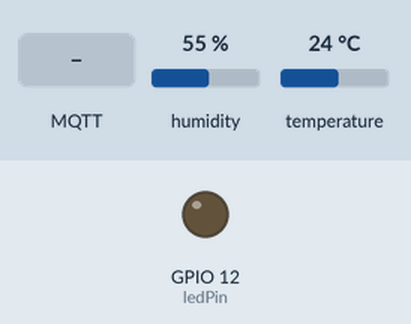
This sketch was run on a simulated ESP8266 (NodeMCU). Shown: output pins drawn as LEDs (lit = HIGH). The test bench sets the inputs (shaded band); at power-on: humidity 55 %, temperature 24 °C. WiFi joins after 1.5 s; servers stay silent unless stated; no MQTT or app messages arrive unless stated; what the sketch prints to the serial monitor is not drawn.

Above: at 2.7 s.
2.8 s: MQTT message "5" arrives on the first subscribed topic
At 5.8 s:
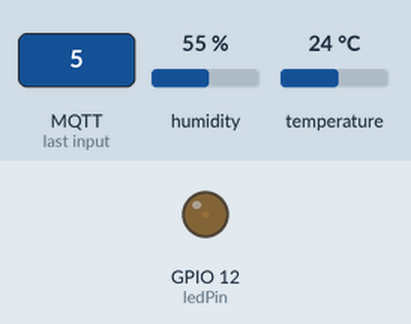
6.5 s: MQTT message "90" arrives on the first subscribed topic
At 10.9 s:
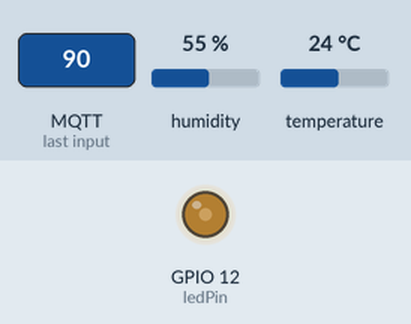
11.5 s: MQTT message "200" arrives on the first subscribed topic
At 15.9 s:
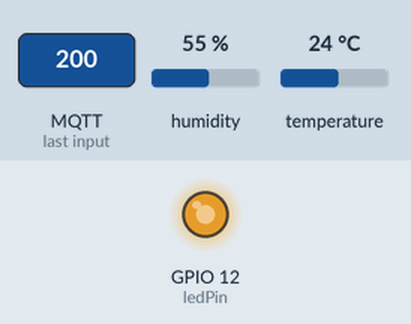
16.5 s: MQTT message "5" arrives on the second subscribed topic
At 21.0 s:
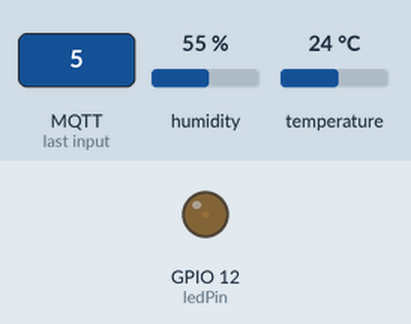
21.5 s: MQTT message "90" arrives on the second subscribed topic
At 26.0 s:
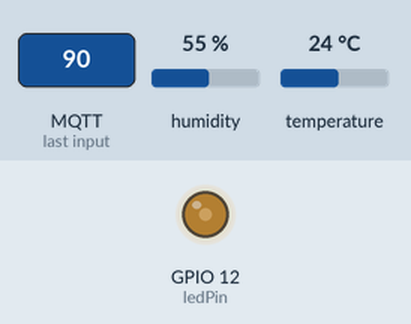
Timing chart, 0 to 27.5 s (numbered marks = the images above; inputs shaded):
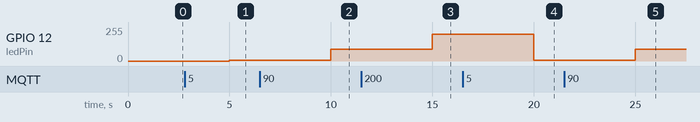

Measured:
- after the input at 2.8 s, GPIO 12 (ledPin): 0/255 → 5/255 after 2.2 s
- after the input at 6.5 s, GPIO 12 (ledPin): 5/255 → 90/255 after 3.5 s
- after the input at 11.5 s, GPIO 12 (ledPin): 90/255 → 200/255 after 3.5 s
- after the input at 16.5 s, GPIO 12 (ledPin): 200/255 → 5/255 after 3.5 s
- after the input at 21.5 s, GPIO 12 (ledPin): 5/255 → 90/255 after 3.5 s

The sketch:

esp_dht11_cloudmqtt.ino
```cpp
#include <ESP8266WiFi.h>    //Esp8266 Wifi kütüphanesi
#include <PubSubClient.h>   //MQTT için Publisher ve Subscriber Kütüphanesi
#include "ESP8266_UserCongiguration.h"
#include <dht11.h> // dht11 kütüphanesini ekliyoruz.

#define DHT11PIN 2 // DHT11PIN olarak Dijital 2'yi belirliyoruz.
dht11 DHT11;

#define mqtt_server "m10.cloudmqtt.com"
#define mqtt_user "ijibrftp"
#define mqtt_password "-2kSKUN9MznW"
#define topic1 ""
#define topic2 "Temp"
#define topic3 "Hhumidity"
#define readSize 6

void callback(char* topic, byte* payload, unsigned int length);
WiFiClient espClient;
PubSubClient client(mqtt_server, 11665, callback, espClient);

// Ledi 12. pine bağlıyoruz
int ledPin = 12;
// Alınan veriyi 0. pine bağlıyoruz
int receivedData = 0;


void setup() {

  // Ledi bağladığımız 12. pin için çıkış tanımlaması
  pinMode(ledPin, OUTPUT);
  //Arduino üzerinde kullandığımız Serial portun Baud Rate 'ini 115200 olarak ayarlıyoruz
  Serial.begin(115200);
  // Wifi kurulumu için oluşturduğumuz fonksiyonu çağırıyoruz
  setup_wifi();
  // Topic3 ten gelen veriyi subscribe ediyor
  client.subscribe(topic3);
}

// Alınan veriyi yazmak için callback fonksiyonu tanımlıyoruz.
void callback(char* topic, byte* payload, unsigned int length) {
  char rxBuffer[readSize]; //Gelen datayı okumak için bir Buffer dizisi tanımlıyoruz.
  Serial.println();
  Serial.print("Incoming data: "); //Gelen datayı seri port üzerinden yolla.
  //Serial.println(topic);
  for (int i = 0; i < readSize; i++) { //Gelen datayı diziye kaydet.
    if (rxBuffer[i - 2] != '.') { //Gelen datayı parse etmek için kullanılan koşul.
      rxBuffer[i] = payload[i];
    }
    else i = readSize - 1;
  }
  //Serial.print(rxBuffer);

  receivedData = atoi(rxBuffer); //Buffer daki datayı int e çevir.
  Serial.println(receivedData); //Parse edilmiş gelen datayı seri port üzerinden yolla.
}

void setup_wifi() {  // WIFI ye bağlanmak için oluşturulmuş fonksiyon.
  delay(10);
  Serial.println();
  Serial.print("Connecting to ");
  Serial.println(wifi_ssid);
  WiFi.begin(wifi_ssid, wifi_password);
  while (WiFi.status() != WL_CONNECTED) {
    delay(500);
    Serial.print(".");
  }
  Serial.println("");
  Serial.println("WiFi connected");
  Serial.println("IP address: ");
  Serial.println(WiFi.localIP());

}

void reconnect() { //Eğer cihaz server a bağlanamazsa sürekli bağlanmayı denemesi için yazılmış fonksiyon.
  while (!client.connected()) {
    Serial.print("Attempting MQTT connection...");
    if (client.connect("TestMQTT", mqtt_user, mqtt_password)) {
      Serial.println("connected");
    }
    else {
      Serial.print("failed, rc=");
      Serial.print(client.state());
      Serial.println(" try again in 5 seconds");
      delay(5000);
    }
  }

}

void pubMQTT(String topic, float topic_val) { //MQTT üzerinden bir datayı yayımlamak için gerekli fonksiyon.
  Serial.print("Newest topic " + topic + " value:");
  Serial.println(String(topic_val).c_str());
  client.publish(topic.c_str(), String(topic_val).c_str(), true);
}

long lastMsg = 0;

int receivedLast = 0;

void loop() { // Sürekli döngü.
  if (!client.connected()) { //Eğer cihaz MQTT yer bağlı değilse bağlanıp okumayı dene.
    reconnect();
    client.subscribe(topic3);
    client.subscribe(topic2);
  }

  client.loop();

  //5 seconds
  long now = millis();
  if (now - lastMsg > 5000) {
    lastMsg = now;
    //Gelen datanın bir önceki gelen data ile aynı olup olmadığını karşılaştır.
    if (receivedData != receivedLast) {
      analogWrite(ledPin, receivedData);
      receivedLast = receivedData;
    }

    int chk = DHT11.read(DHT11PIN);// temperature değişkenini sıcaklık değerini alma fonksiyonuna bağlıyoruz.
    Serial.print("Nem (%): ");
    Serial.println((float)DHT11.humidity, 2);

    Serial.print("Sicaklik (Celcius): ");
    Serial.println((float)DHT11.temperature, 2);
    // Sensörden gelen sıcaklık değerini Serial monitörde yazdırıyoruz.


    //Publish Values to MQTT broker
    pubMQTT(topic2, DHT11.temperature);
    pubMQTT(topic3, DHT11.humidity);
  }
}

// Aşağıdaki fonksiyon DS18B20 sıcaklık sensörümüzden gelen verileri
// Celcius cinsinden sıcaklık değerlerine çevirmek için kullanılıyor.
// Herhangi bir değişiklik yapmamız gerekmiyor.
```

ESP8266_UserCongiguration.h
```cpp
/*
 * ESP8266_UserCongiguration.h
 *
 *  Created on: 05 Feb 2017
 *      Author: Orkan Murat CELIK
 */

#ifndef APPLICATION_ESP8266_USERCONFIGUTATION_H_
#define APPLICATION_ESP8266_USERCONFIGUTATION_H_


#define wifi_ssid "Electro"
#define wifi_password "electro1234"

#endif /* APPLICATION_ESP8266_USERCONFIGUTATION_H_ */
```
